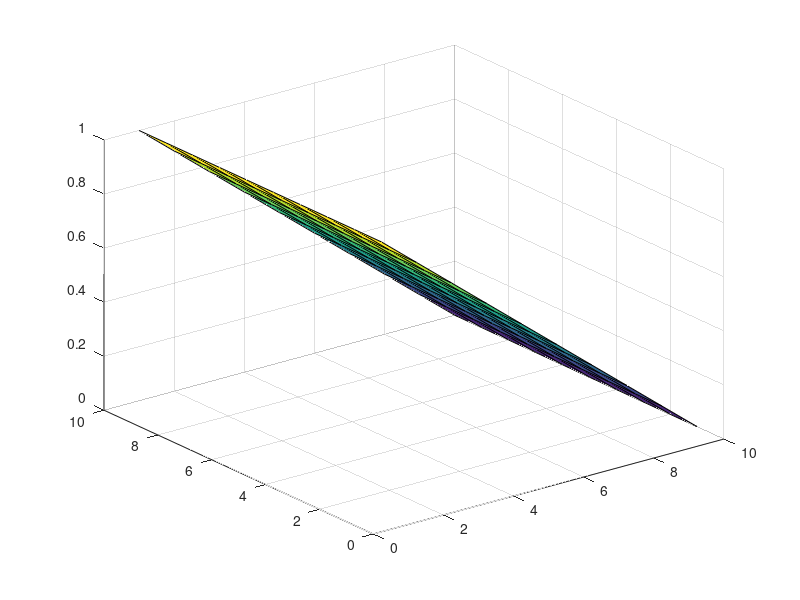

Recreate this plot in MATLAB.
ny = 10; %row
nx = 10; %col
V = zeros(ny,nx);
time = 1000;

%BCs
V(:,1) = 1;
V(:,ny) = 0;
V(1,:) = V(2,:);
V(nx, :) = V(nx-1,:);

for t = 1:time

    for i = 2:(ny-1)
        for k = 2:(nx-1)
            V(i,k) = (V(i+1,k) + V(i-1,k) + V(i,k+1) + V(i,k-1))/4;
        end
    end

    %V(:,1) = 1;
    %V(:,ny) = 0;
    V(1,:) = V(2,:);
    V(ny,:) = V(ny-1,:);

    surf(V)
    pause(0.1);

end
